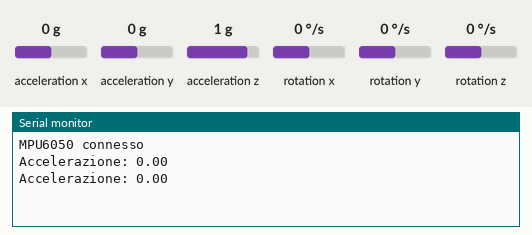
A sketch run on a simulated Arduino Uno, built with avr-gcc and run on an emulated ATmega328P. Parts: the last lines printed to the serial monitor. Inputs (shaded band) come from the test bench; at power-on: acceleration x 0 g, acceleration y 0 g, acceleration z 1 g, rotation x 0 °/s, rotation y 0 °/s, rotation z 0 °/s.

Above: at 1.8 s.
1.9 s: acceleration x set to -1.4 g
At 2.9 s:
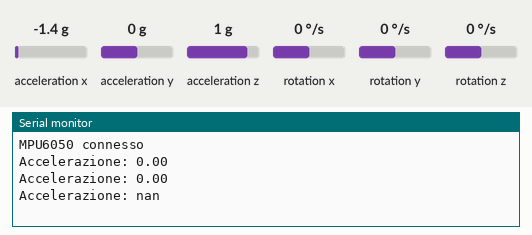
4.5 s: acceleration y set to -1.4 g
At 5.8 s:
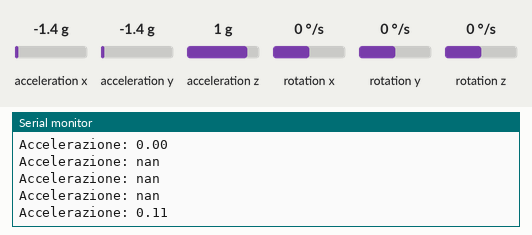
6.0 s: acceleration z set to -1.4 g
At 6.9 s:
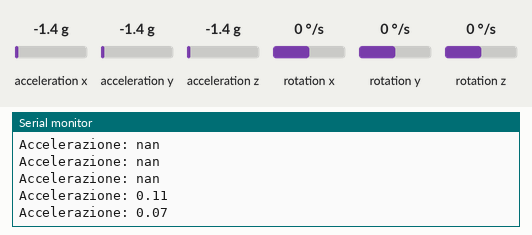
Timing chart, 0 to 9.0 s (numbered marks = the images above; inputs shaded):
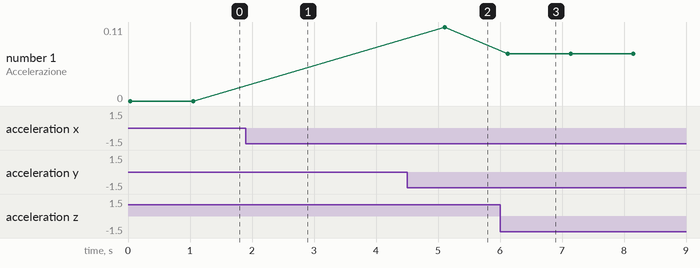

Measured:
- after the input at 1.9 s, the serial monitor: prints a new line after 0.16 s (image 1)
- after the input at 4.5 s, the serial monitor: prints a new line after 0.61 s (image 2)
- after the input at 6.0 s, the serial monitor: prints a new line after 0.12 s (image 3)
- plotted number 1: 0 → 0.11 after the input at 4.5 s, 0.11 → 0.07 after the input at 6.0 s

The sketch:

arduino_hm10_sensors.ino
```cpp
#include <SoftwareSerial.h>
#include <Wire.h>
#include <MPU6050.h>

SoftwareSerial bleSerial(10, 11); // RX | TX
MPU6050 mpu;

void setup() {
  Serial.begin(9600);
  bleSerial.begin(9600);
  Wire.begin();
  mpu.initialize();

  if (mpu.testConnection()) {
    Serial.println("MPU6050 connesso");
    bleSerial.println("MPU6050 connesso");
  } else {
    Serial.println("Errore MPU6050");
    bleSerial.println("Errore MPU6050");
  }
}

void loop() {
  // Leggi dati accelerometro
  int16_t ax, ay, az;
  mpu.getAcceleration(&ax, &ay, &az);

  // Calcola accelerazione totale (in m/s^2)
  float accel = sqrt(ax*ax + ay*ay + az*az) / 16384.0 * 9.81;

  // Invia via BLE
  bleSerial.print("ACCEL:");
  bleSerial.println(accel);
  Serial.print("Accelerazione: ");
  Serial.println(accel);

  // Ritardo
  delay(1000);
}
```
